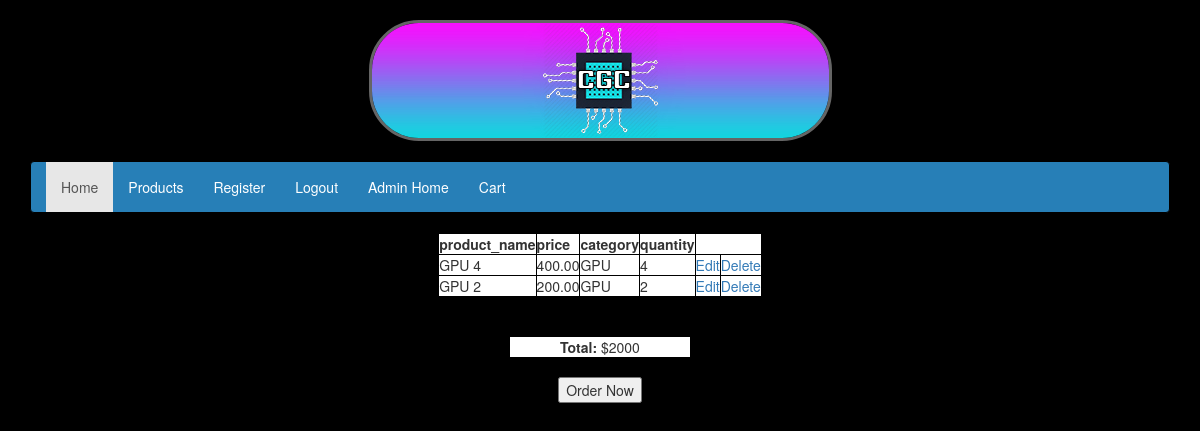
Screenshot of /Ecommerce_Test_4-9-20/pages/cart.php (signed in) with the database file from the repository.
### tables this page shows
CREATE TABLE `tbl_ecommerce` (
  `id_products` int(11) NOT NULL,
  `product_name` varchar(100) NOT NULL,
  `price` decimal(10,2) NOT NULL,
  `image_name` varchar(100) NOT NULL,
  `short_description` varchar(100) NOT NULL,
  `long_description` text NOT NULL,
  `category` varchar(100) NOT NULL,
  `inventory` int(11) NOT NULL
);

### Ecommerce_Test_4-9-20/classes/db_connect.php (called while the page is built, shortened)
<?php
class db_connect
{
    public static $instance = null;
    function connect()
    {
        $this->dbhost = 'localhost';
        $this->dbuser = 'root';
        $this->dbpass = 'root';
        $this->dbname = 'ecommerce';
        $this->port = '3306';
        $this->conn = "";
        if (self::$instance == null) {
            self::$instance = new mysqli($this->dbhost, $this->dbuser, $this->dbpass, $this->dbname, $this->port);
        }
        return self::$instance;
    }
}

### Ecommerce_Test_4-9-20/classes/fetch_orders.php (called while the page is built, shortened)
<?php
class fetch_orders extends db_connect
{
    function getAllCartItems()
    {
        $sql = "SELECT * FROM orders WHERE user_id = " . $_SESSION["currentUserID"];
        $result = $this->connect()->query($sql);
        $orderDetailsIDArray = array();
        foreach ($result as $data) {
            $orderDetailsIDArray[] = $data['orders_orderDetails_id'];
        }
        $orderDetailsIDArrayString = implode(", ", $orderDetailsIDArray);
        $sql2 = "SELECT * FROM tbl_ecommerce INNER JOIN orders_orderDetails ON tbl_ecommerce.id_products = orders_orderDetails.product_ids WHERE orders_orderDetails.ID_order_orderDetails IN ($orderDetailsIDArrayString)";
        $result2 = $this->connect()->query($sql2);
        return $result2;
    }
    function getQuantity($id) {
        $sql = "SELECT quantity FROM orders_orderDetails WHERE product_ids = " . $id;
        $result = $this->connect()->query($sql);
        $fetchedArray = $result->fetch_assoc();
        return $fetchedArray['quantity'];
    }
    function getOrderDetailsIDsForCurrentUser() {
        $sql = "SELECT * FROM orders WHERE user_id = " . $_SESSION["currentUserID"];
        $result = $this->connect()->query($sql);
        $orderDetailsIDArray = array();
        foreach ($result as $data) {
            $orderDetailsIDArray[] = $data['orders_orderDetails_id'];
        }
        return $orderDetailsIDArray;
    }
    function getOrderIDsForCurrentUser() {
        $sql = "SELECT * FROM orders WHERE user_id = " . $_SESSION["currentUserID"];
        $result = $this->connect()->query($sql);
        $orderIDArray = array();
        foreach ($result as $data) {
            $orderIDArray[] = $data['ID_orders'];
        }
        return $orderIDArray;
    }
}

### Ecommerce_Test_4-9-20/classes/orders.php (called while the page is built, shortened)
<?php
include_once '../classes/fetch_orders.php';
class orders extends fetch_orders
{
    public function get_All_Cart_Items()
    {
        $all_data = $this->getAllCartItems();
        foreach ($all_data as $row) {
            $data[] = $row;
        }
        return $data;
    }
    function get_Quantity($id)
    {
        return $this->getQuantity($id);
    }
    function get_Order_Details_IDs_For_Current_User() {
        return $this->getOrderDetailsIDsForCurrentUser();
    }
    function get_Order_IDs_For_Current_User() {
        return $this->getOrderIDsForCurrentUser();
    }
}

### Ecommerce_Test_4-9-20/pages/cart.php (the view, shortened to what this page needs)
<?php
include_once '../classes/db_connect.php';
include_once '../classes/orders.php';
include_once '../classes/fetch_orders.php';
?>
<!DOCTYPE html>
<html>
<head>
<link rel="stylesheet" href="https://stackpath.bootstrapcdn.com/bootstrap/3.4.1/css/bootstrap.min.css">
<link rel="stylesheet" href="../Styles/main.css">
</head>
<body>
	<br>
	<div class="row">
			<img src="../images/logo2.jpg" alt="logo" class="center" style="border-style:solid; border-color:#656565; border-width:medium; border-radius: 50px">
	</div>
	<br>
<?php if (!$_SESSION["principle"]) {
    include_once("../includes/navbar_notLoggedIn.php");
}
else {
    include_once("../includes/navbar_LoggedIn.php");
}
?>
<?php
$orders = new Orders();
$results = $orders->get_All_Cart_Items();
$orderDetailsIDArray = $orders->get_Order_Details_IDs_For_Current_User();
$orderIDArray = $orders->get_Order_IDs_For_Current_User();
?>
<div align="center">
<table>
<tr>
<th>product_name</th>
<th>price</th>
<th>category</th>
<th>quantity</th>
</tr>
<?php
$total = 0;
for ($x = 0; $x < count($results); $x++){
    echo "<tr>";
    echo "<td>" . $results[$x]['product_name'] . "</td>";
    echo "<td>" . $results[$x]['price'] . "</td>";
    echo "<td>" . $results[$x]['category'] . "</td>";
    echo "<td>" . $orders->get_Quantity($results[$x]['id_products']) . "</td>";
    $total += $results[$x]['price'] * $orders->get_Quantity($results[$x]['id_products']);
    echo "<td><a href='../pages/editOrder.php?&product_name=" . $results[$x]['product_name'] . "&quantity="  . $orders->get_Quantity($results[$x]['id_products']) . "&orderDetailsID="  . $orderDetailsIDArray[$x] . "'" . ">Edit</a></td>";
    echo "<td><a href='../handlers/deleteOrderHandler.php?orderDetailsID="  . $orderDetailsIDArray[$x] . "&orderID="  . $orderIDArray[$x] . "'" . ">Delete</a></td>";
    echo "</tr>";
} ?>
</table>
<form action="../pages/processOrder.php" method="post">
<div style="background-color: white; width: 15%;">
	<b>Total: </b> $<?php echo $total; ?> </br>
</div>
<button type="submit">Order Now</button>
</form>
</div>

### Ecommerce_Test_4-9-20/Styles/main.css (style rules this page uses)
body { background-color: #000000; }
.center { display: block; margin-left: auto; margin-right: auto; vertical-align: middle; background-position: right top; }

### Ecommerce_Test_4-9-20/pages/cart.php (style rules this page uses)
table, th, td { border: 1px solid black; background-color: white; }

### rows the page displays
tbl_ecommerce: product_name "GPU 4", price "400.00", category "GPU", id_products "4"
tbl_ecommerce: product_name "GPU 2", price "200.00", category "GPU", id_products "2"

### other values shown
$total "2000"
